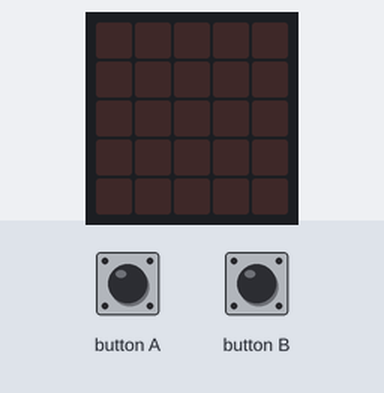
This program was run on a simulated BBC micro:bit (MakeCode). Parts: the board's 5×5 LED display. The inputs (shaded band) are chosen by the test bench.

Above: at 1.2 s.
1.3 s: button A pressed for 0.15 s
At 2.6 s:
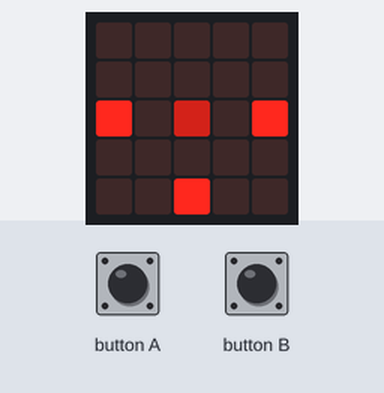
2.9 s: button B pressed for 0.15 s
At 4.1 s:
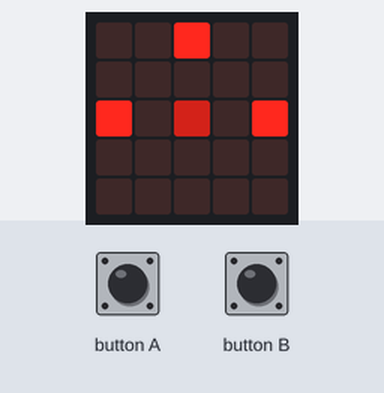
4.5 s: button B pressed for 0.15 s
At 5.3 s:
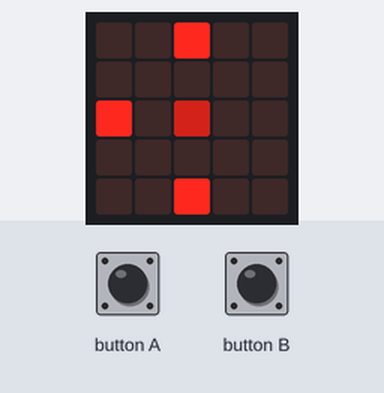
6.1 s: button A pressed for 0.15 s
At 6.5 s:
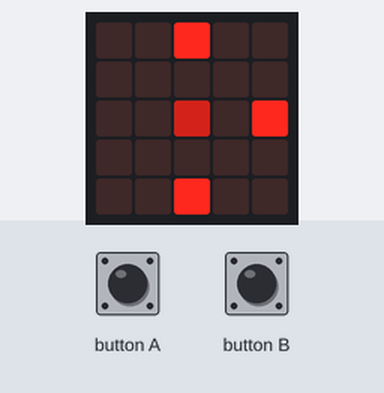
Timing chart, 0 to 8.7 s (numbered marks = the images above; inputs shaded):
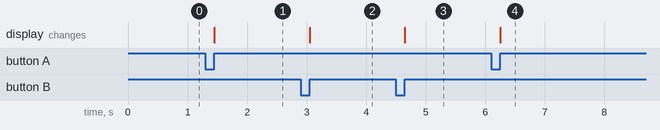

Measured:
- after the input at 1.3 s, the display: changes after 0.15 s (image 1)
- after the input at 2.9 s, the display: changes after 0.15 s (image 2)
- after the input at 4.5 s, the display: changes after 0.15 s (image 3)
- after the input at 6.1 s, the display: changes after 0.15 s (image 4)

The program:

main.ts
```typescript
let p = 0
let x = [2, 0]
let y = [4, 2]
let z = [2, 4]
let ž = [0, 2]
let list = [x, y, z, ž]
let list2 = [ž, z, y, x]
input.onButtonPressed(Button.A, function on_button_pressed_a() {

    led.plotBrightness(2, 2, 125)
    led.plot(x[0], x[1])
    led.plot(y[0], y[1])
    led.plot(z[0], z[1])
    led.plot(ž[0], ž[1])
    led.unplot(list[p][0], list[p][1])
    p += 1
    if (p == 4) {
        p = 0
    }

})
input.onButtonPressed(Button.B, function on_button_pressed_b() {

    led.plotBrightness(2, 2, 125)
    led.plot(x[0], x[1])
    led.plot(y[0], y[1])
    led.plot(z[0], z[1])
    led.plot(ž[0], ž[1])
    led.unplot(list2[p][0], list2[p][1])
    p += 1
    if (p == 4) {
        p = 0
    }

})
```

test.ts
```typescript
// Tady jsou testy. Při použití tohoto balíčku jako rozšíření nebude zkompilováno.
```
